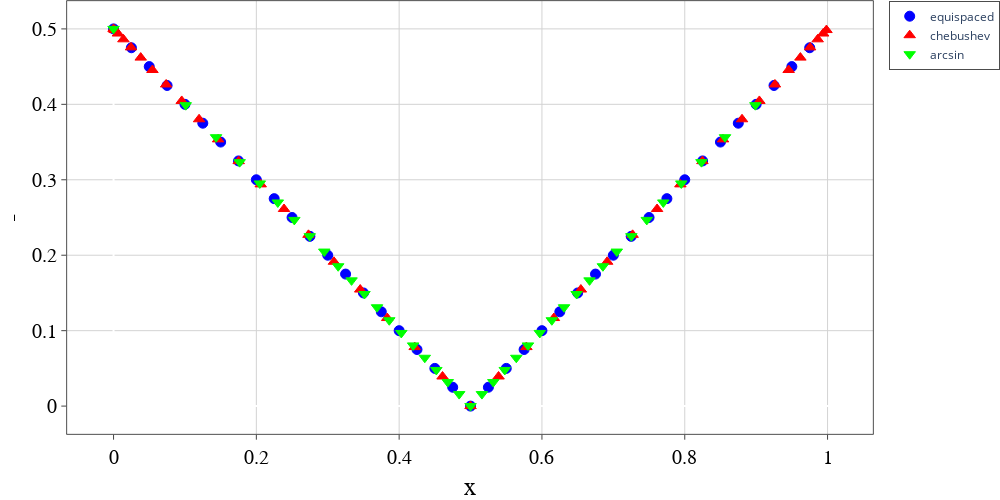

The code cell stored with this chart in its notebook:
### Code cell
list_y = []
list_y.append(fi_eq)
list_y.append(fi_cheb)
list_y.append(fi_arc)

fn = "fun.pdf"
plot_graph(list_x, list_y, names=['equispaced', 'chebushev', 'arcsin'], xtitle='x', ytitle='-', \
            image_name=fn, mode=['markers','markers','markers'],\
#             xrange=[0,4], yrange=[0,0.45],\
#             dash=['solid', 'solid', 'solid', 'dash', 'dash', 'dash', 'dash', 'dash'],\
            colors=['blue', 'red', 'hsv(120,100,100)', 'green', 'indigo', 'aqua', 'goldenrod', 'black', 'pink'],\
            marker_size=10,\
            marker_style = ['circle', 'triangle-up', 'triangle-down','square', 'diamond', 'cross',  'x-thin', 'cross-thin', 'circle', 'triangle-up', 'triangle-down' ],\
            width=1000, height=500, path="./")

### Figure 1 — Plotly figure (JSON) as saved in the notebook; plotly's stock layout.template omitted (floating-point values rounded to 4 significant figures)
{"data": [{"line": {"color": "blue", "dash": "solid", "width": 2}, "marker": {"line": {"color": "blue", "width": 1}, "size": 10, "symbol": "circle"}, "mode": "markers", "name": "equispaced", "textfont": {"color": "LightSeaGreen", "family": "Times New Roman", "size": 18}, "type": "scatter", "x": [0, 0.025, 0.05, 0.075, 0.1, 0.125, 0.15, 0.175, 0.2, 0.225, 0.25, 0.275, 0.3, 0.325, 0.35, 0.375, 0.4, 0.425, 0.45, 0.475, 0.5, 0.525, 0.55, 0.575, 0.6, 0.625, 0.65, 0.675, 0.7, 0.725, 0.75, 0.775, 0.8, 0.825, 0.85, 0.875, 0.9, 0.925, 0.95, 0.975], "y": [0.5, 0.475, 0.45, 0.425, 0.4, 0.375, 0.35, 0.325, 0.3, 0.275, 0.25, 0.225, 0.2, 0.175, 0.15, 0.125, 0.1, 0.075, 0.05, 0.025, 0, 0.025, 0.05, 0.075, 0.1, 0.125, 0.15, 0.175, 0.2, 0.225, 0.25, 0.275, 0.3, 0.325, 0.35, 0.375, 0.4, 0.425, 0.45, 0.475]}, {"line": {"color": "red", "dash": "dot", "width": 2}, "marker": {"line": {"color": "red", "width": 1}, "size": 10, "symbol": "triangle-up"}, "mode": "markers", "name": "chebushev", "textfont": {"color": "LightSeaGreen", "family": "Times New Roman", "size": 18}, "type": "scatter", "x": [0, 0.001541, 0.006156, 0.01382, 0.02447, 0.03806, 0.0545, 0.07368, 0.09549, 0.1198, 0.1464, 0.1753, 0.2061, 0.2388, 0.273, 0.3087, 0.3455, 0.3833, 0.4218, 0.4608, 0.5, 0.5392, 0.5782, 0.6167, 0.6545, 0.6913, 0.727, 0.7612, 0.7939, 0.8247, 0.8536, 0.8802, 0.9045, 0.9263, 0.9455, 0.9619, 0.9755, 0.9862, 0.9938, 0.9985], "y": [0.5, 0.4985, 0.4938, 0.4862, 0.4755, 0.4619, 0.4455, 0.4263, 0.4045, 0.3802, 0.3536, 0.3247, 0.2939, 0.2612, 0.227, 0.1913, 0.1545, 0.1167, 0.07822, 0.03923, 5.551e-17, 0.03923, 0.07822, 0.1167, 0.1545, 0.1913, 0.227, 0.2612, 0.2939, 0.3247, 0.3536, 0.3802, 0.4045, 0.4263, 0.4455, 0.4619, 0.4755, 0.4862, 0.4938, 0.4985]}, {"line": {"color": "hsv(120,100,100)", "dash": "dash", "width": 2}, "marker": {"line": {"color": "hsv(120,100,100)", "width": 1}, "size": 10, "symbol": "triangle-down"}, "mode": "markers", "name": "arcsin", "textfont": {"color": "LightSeaGreen", "family": "Times New Roman", "size": 18}, "type": "scatter", "x": [0, 0.1011, 0.1436, 0.1766, 0.2048, 0.2301, 0.2532, 0.2748, 0.2952, 0.3146, 0.3333, 0.3514, 0.369, 0.3862, 0.403, 0.4196, 0.4359, 0.4521, 0.4681, 0.4841, 0.5, 0.5159, 0.5319, 0.5479, 0.5641, 0.5804, 0.597, 0.6138, 0.631, 0.6486, 0.6667, 0.6854, 0.7048, 0.7252, 0.7468, 0.7699, 0.7952, 0.8234, 0.8564, 0.8989], "y": [0.5, 0.3989, 0.3564, 0.3234, 0.2952, 0.2699, 0.2468, 0.2252, 0.2048, 0.1854, 0.1667, 0.1486, 0.131, 0.1138, 0.09699, 0.08043, 0.06409, 0.04793, 0.03188, 0.01592, 0, 0.01592, 0.03188, 0.04793, 0.06409, 0.08043, 0.09699, 0.1138, 0.131, 0.1486, 0.1667, 0.1854, 0.2048, 0.2252, 0.2468, 0.2699, 0.2952, 0.3234, 0.3564, 0.3989]}], "layout": {"autosize": false, "height": 500, "legend": {"bgcolor": "White", "bordercolor": "Black", "borderwidth": 0.7}, "margin": {"b": 0, "l": 0, "pad": 0.1, "r": 0, "t": 0}, "paper_bgcolor": "rgba(255, 255, 255, 1)", "plot_bgcolor": "rgba(255, 255, 255, 1)", "showlegend": true, "width": 1000, "xaxis": {"gridcolor": "lightgrey", "gridwidth": 1, "linecolor": "black", "linewidth": 0.7, "mirror": true, "range": [[0, 0, 0], [0.975, 0.9985, 0.8989]], "showline": true, "tickfont": {"color": "black", "family": "Times New Roman", "size": 20}, "ticks": "outside", "title": {"font": {"color": "black", "family": "Times New Roman", "size": 25}, "text": "x"}}, "yaxis": {"gridcolor": "lightgrey", "gridwidth": 1, "linecolor": "black", "linewidth": 0.7, "mirror": true, "range": [[0, 5.551e-17, 0], [0.5, 0.5, 0.5]], "showline": true, "tickfont": {"color": "black", "family": "Times New Roman", "size": 20}, "ticks": "outside", "title": {"font": {"color": "black", "family": "Times New Roman", "size": 25}, "text": "-"}}}}
